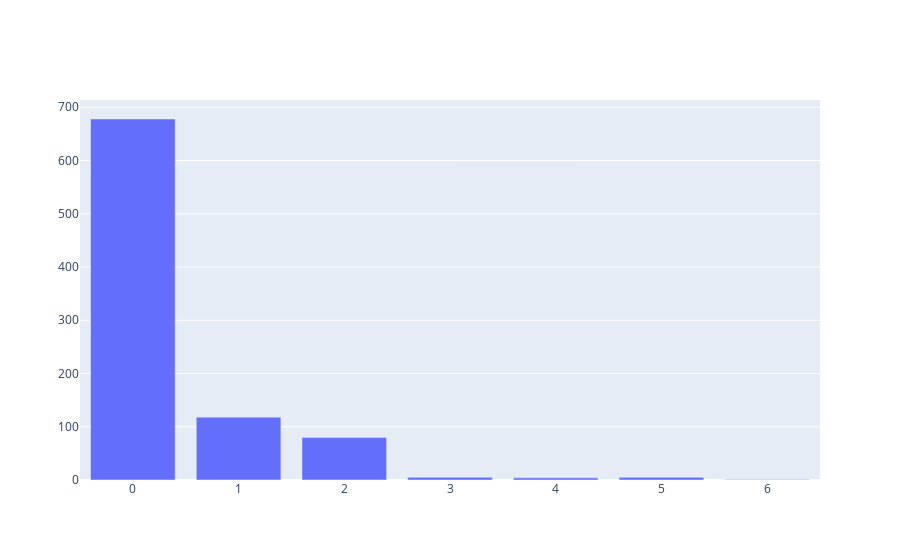

The code cell stored with this chart in its notebook:
### Markdown cell above
# count numbers of parch in titanic

### Code cell
import plotly
plotly.offline.init_notebook_mode(connected=True)
import plotly.graph_objs as go

num_Parch=train_df['Parch'].value_counts().sort_values(ascending=False)
data = [go.Bar(
        x = num_Parch.index, 
        y = num_Parch.values, 
)]

plotly.offline.iplot(data)

### Figure 1 — Plotly figure (JSON) as saved in the notebook; plotly's stock layout.template omitted (floating-point values rounded to 4 significant figures)
{"data": [{"type": "bar", "x": [0, 1, 2, 3, 5, 4, 6], "y": [678, 118, 80, 5, 5, 4, 1]}], "layout": {}}
